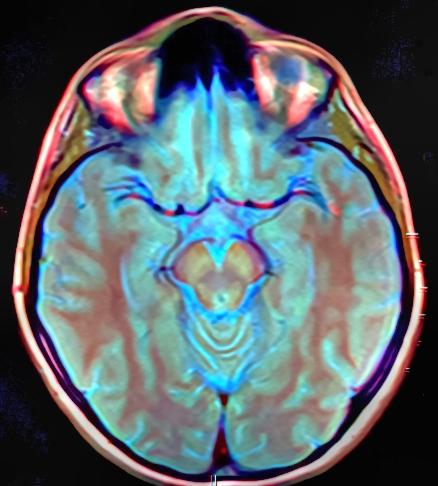
%> input picture HW01/Codes/Brain_MRI.png, 438 x 486 px
$ octave HW01_main.m   (GNU Octave 9; MATLAB toolbox functions it lacks are replaced by stand-ins)
%> lines starting %> are read from the running program, lines starting %| are printed output that depends on the picture
### HW01/Codes/my_rgb2gray.m
function IM = my_rgb2gray(image)
    im = double(image);
    IM = 0.2989 * im(:,:,1) + 0.5870 * im(:,:,2) + 0.1140 * im(:,:,3);
    IM = cast (IM , class(image));
end

### HW01/Codes/HW01_main.m
%% Question 1

clear all
close all
clc

% part A
A = imread('Brain_MRI.png');
%> A is the input picture: size 486x438x3 uint8; mean R, G, B 92.2, 103.5, 108.8
gray_A = rgb2gray(A);
figure('Name','Part A // RGB_GRAY')
montage({A,gray_A})
title(" RGB vs GRAY ",'interpreter' ,'latex')


% part B
my_gray_A = my_rgb2gray(A);
figure('Name','Part B // My_Gray vs Matlab Gray')
montage({my_gray_A,gray_A})
title(" my GRAY image vs matlab GRAY image ",'interpreter' ,'latex')


% part C
imwrite(my_gray_A ,'gray_Brain_MRI.png');


%% Question 2
clear all
close all
clc


A = imread('Hist.tif');
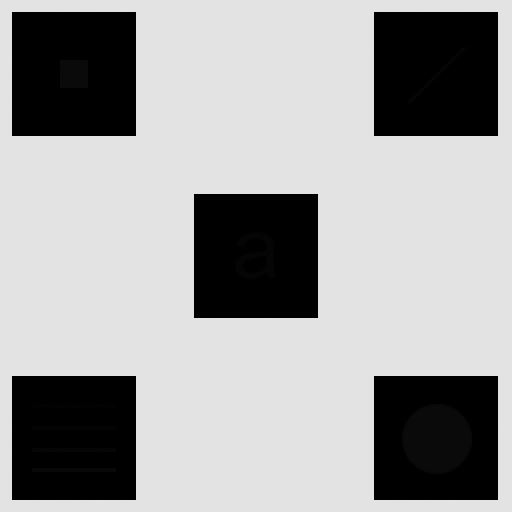
%> input picture HW01/Codes/Hist.tif, 512 x 512 px
%> A is the input picture: size 512x512 uint8; min 0, max 228, mean 160.7
A1 = histeq(A);
A2 = adapthisteq(A,'NumTiles',[7 7]);
montage({ A , A1 , A , A2 })
title("results of HE and AHE on the image ",'interpreter' ,'latex')

figure()
subplot(3,1,1)
imhist(A)
title("image histogram",'interpreter' ,'latex')
subplot(3,1,2)
imhist(A1)
title("HE histogram",'interpreter' ,'latex')
subplot(3,1,3)
imhist(A2)
title("AHE histogram", 'interpreter' ,'latex')
%> figure, not shown here; panel 1: highest point at x = 227, y = 175784; panel 2: highest point at x = 251, y = 175784; panel 3: highest point at x = 249, y = 115395


%% Question 3
close all
clear all
clc

% part A
A = imread('heart_ct.jpg');
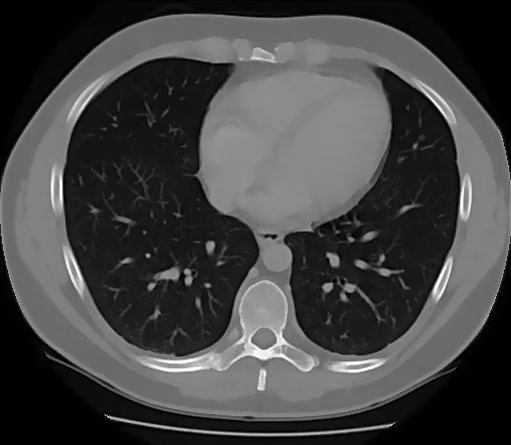
%> input picture HW01/Codes/heart_ct.jpg, 511 x 445 px
%> A is the input picture: size 445x511x3 uint8; mean R, G, B 67.9, 67.8, 67.9

% part B
B1 = imnoise(A,'gaussian', 0 ,0.01);
B2 = imnoise(A,'gaussian', 0 , 0.02);
B3 = imnoise(A,'gaussian', 0.1 , 0.05);
C1 = imnoise(A,'salt & pepper', 0.01);
C2 = imnoise(A,'salt & pepper', 0.02);
C3 = imnoise(A,'salt & pepper', 0.05);


figure()
subplot(2,3,1)
imshow(B1)
title("Gaussian , mean =0  var = 0.01 ",'interpreter' ,'latex')
subplot(2,3,2)
imshow(B2)
title("Gaussian , mean =0  var = 0.02 ",'interpreter' ,'latex')
subplot(2,3,3)
imshow(B3)
title("Gaussian , mean =0.1  var = 0.05 ",'interpreter' ,'latex')
subplot(2,3,4)
imshow(C1)
title("salt and pepper , density = 0.01 ",'interpreter' ,'latex')
subplot(2,3,5)
imshow(C2)
title("salt and pepper , density = 0.02 ",'interpreter' ,'latex')
subplot(2,3,6)
imshow(C3)
title("salt and pepper , density = 0.05 ",'interpreter' ,'latex')


% part C

h_3 = ones(3)/9;
B1_3 = imfilter(B1,h_3,'conv');
B2_3 = imfilter(B2,h_3,'conv');
B3_3 = imfilter(B3,h_3,'conv');
C1_3 = imfilter(C1,h_3,'conv');
C2_3 = imfilter(C2,h_3,'conv');
C3_3 = imfilter(C3,h_3,'conv');
figure()
montage({ B1_3 , B2_3 , B3_3 , C1_3 ,C2_3 ,C3_3 })
title('filtered with mean filter of size(3)' , 'interpreter' , 'latex')


h_5 = ones(5)/25;
B1_5 = imfilter(B1,h_5,'conv');
B2_5 = imfilter(B2,h_5,'conv');
B3_5 = imfilter(B3,h_5,'conv');
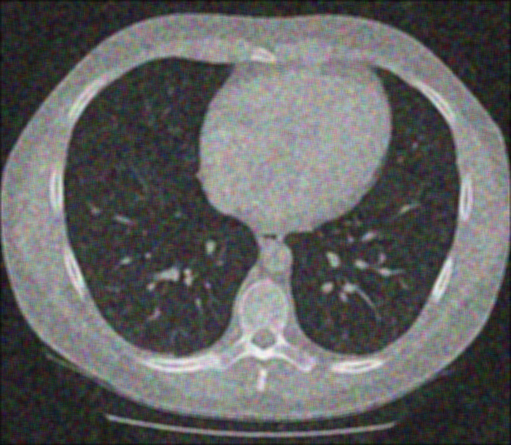
%> B3_5: size 445x511x3 uint8; mean R, G, B 96.6, 96.9, 96.9
C1_5 = imfilter(C1,h_5,'conv');
C2_5 = imfilter(C2,h_5,'conv');
C3_5 = imfilter(C3,h_5,'conv');
figure()
montage({ B1_5 , B2_5 , B3_5 , C1_5 ,C2_5 ,C3_5 })
title('filtered with mean filter of size(5)' , 'interpreter' , 'latex')


h_7 = ones(7)/49;
B1_7 = imfilter(B1,h_7,'conv');
B2_7 = imfilter(B2,h_7,'conv');
B3_7 = imfilter(B3,h_7,'conv');
C1_7 = imfilter(C1,h_7,'conv');
C2_7 = imfilter(C2,h_7,'conv');
C3_7 = imfilter(C3,h_7,'conv');
figure()
montage({ B1_7 , B2_7 , B3_7 , C1_7 ,C2_7 ,C3_7 })
title('filtered with mean filter of size(7)' , 'interpreter' , 'latex')

%%  Question 4

close all
clear all
clc

A = imread('retina.png');
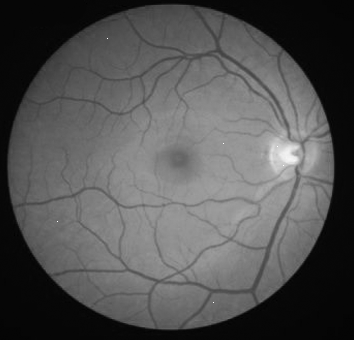
%> input picture HW01/Codes/retina.png, 354 x 340 px
%> A is the input picture: size 340x354 uint8; min 0, max 255, mean 83.1

A = double(A);
%> A: size 340x354 double

A_logscaled = uint8( (255/log10(256)) * log10( A + ones(size(A))) ) ;
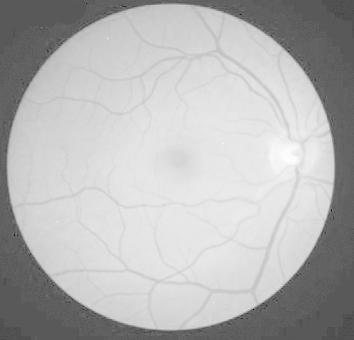
%> A_logscaled: size 340x354 uint8; min 0, max 255, mean 180.7


montage({ uint8(A) , A_logscaled })
title( " logscaled ", 'interpreter' , 'latex')

A_powscaled = uint8( 255* ( A / 255 ).^1.6 ) ;

figure()
montage({ uint8(A) , A_powscaled })
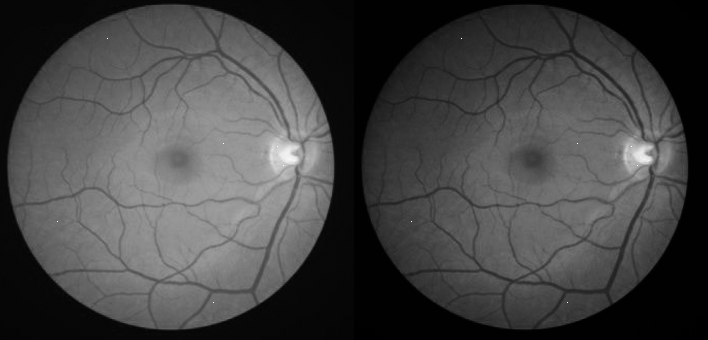
%> displayed picture: size 340x708, on the screen's scale of 0 to 255; min 0, max 255, mean 67.6
title( " powerscaled gamma = 1.6 ", 'interpreter' , 'latex')

%% Question 4 _ investigating which parameter is suitable for power scaling transformation

close all
clear all
clc

A = imread('retina.png');

A = double(A);
for i = 0.5 : 0.1 : 3
    A_powscaled = uint8( 255* ( A / 255 ).^i ) ;
    subplot(1,2,1)
    imshow(uint8(A))
    title( " before transformation ", 'interpreter' , 'latex')
    subplot(1,2,2)
    imshow(A_powscaled)
    title( [" powerscaled gamma =" ,num2str(i)] , 'interpreter' , 'latex')
    pause(0.5);

end
%> this loop made 26 passes
%> pass 1, `A_powscaled = uint8( 255* ( A / 255 ).^i ) ;`:
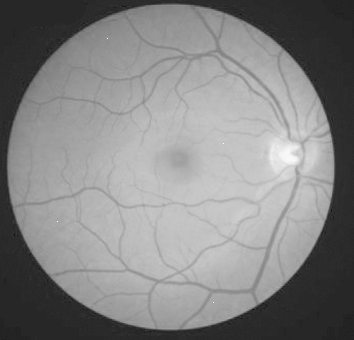
%> A_powscaled: size 340x354 uint8; min 0, max 255, mean 131.9


%% Question 5

close all
clear all
clc

A = imread('retina.png');
B = A;
C = A;
D = A;

B(find(B>=200)) = 255 ;
B(find(B<200)) = 0 ;
montage({ D , B })
title(" only seting a threshold ", 'interpreter' , 'latex');

h = ones(3)/9;
A = imfilter(A,h,'conv');
A(find(A>=200)) = 255 ;
A(find(A<200)) = 0 ;
figure()
montage({ D , A })
title("seting a threshold after mean filtering ", 'interpreter' , 'latex');

C(find(C>=200)) = 255 ;
C(find(C<200)) = 0 ;
C = imfilter(C,h,'conv');
figure()
montage({ D , C })
title(" mean filtering after seting a threshold ", 'interpreter' , 'latex');
